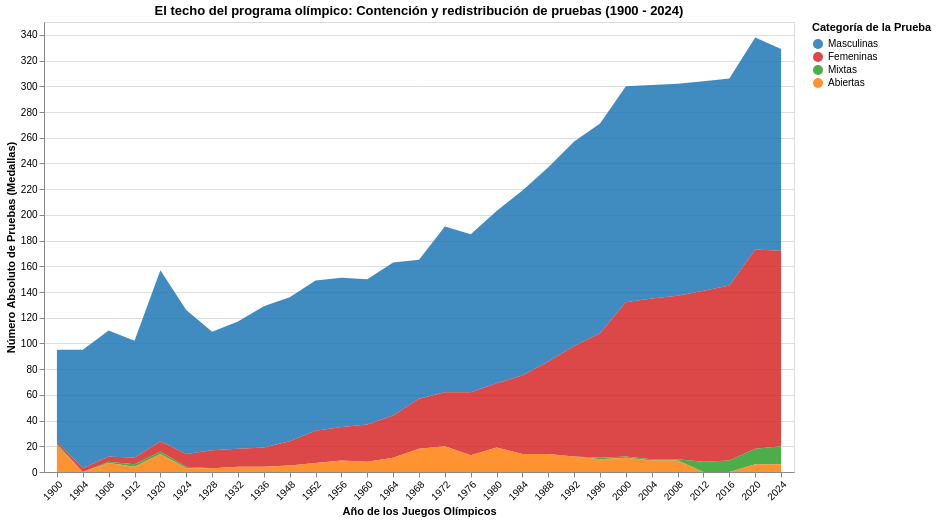

Notebook code for this chart:
### Code cell
import pandas as pd
import altair as alt

# 1. Cargar la base de datos
df = pd.read_excel('BASE DE DATOS.xlsx', sheet_name='Hoja1')

# 2. Procesar los datos (Agrupar por año y sumar pruebas)
df_agrupado = df.groupby('AÑO')[['N°PRUEBAS HOMBRES', 'N° PRUEBAS MUJERES', 'N° PRUEBAS MIXTAS', 'N° PRUEBAS ABIERTAS']].sum().reset_index()

# Transformar los datos a formato largo (melt)
df_largo = df_agrupado.melt(
    id_vars='AÑO',
    value_vars=['N°PRUEBAS HOMBRES', 'N° PRUEBAS MUJERES', 'N° PRUEBAS MIXTAS', 'N° PRUEBAS ABIERTAS'],
    var_name='Tipo de Prueba',
    value_name='Cantidad'
)

# Renombrar para que la leyenda se vea limpia
df_largo['Tipo de Prueba'] = df_largo['Tipo de Prueba'].map({
    'N°PRUEBAS HOMBRES': 'Masculinas',
    'N° PRUEBAS MUJERES': 'Femeninas',
    'N° PRUEBAS MIXTAS': 'Mixtas',
    'N° PRUEBAS ABIERTAS': 'Abiertas'
})

# 3. Visualización: Gráfico de Áreas Apiladas Absoluto
grafico = alt.Chart(df_largo).mark_area(opacity=0.85).encode(
    x=alt.X('AÑO:O', title='Año de los Juegos Olímpicos', axis=alt.Axis(labelAngle=-45)),
    # stack=True mantiene los valores absolutos, apilando las áreas una sobre otra
    y=alt.Y('Cantidad:Q', stack=True, title='Número Absoluto de Pruebas (Medallas)'),
    color=alt.Color('Tipo de Prueba:N',
                    scale=alt.Scale(domain=['Masculinas', 'Femeninas', 'Mixtas', 'Abiertas'],
                                    range=['#1f77b4', '#d62728', '#2ca02c', '#ff7f0e']),
                    title='Categoría de la Prueba'),
    tooltip=['AÑO', 'Tipo de Prueba', 'Cantidad']
).properties(
    title='El techo del programa olímpico: Contención y redistribución de pruebas (1900 - 2024)',
    width=750,
    height=450
)

# 4. Mostrar y Exportar
grafico.display()
grafico.save('vis_01.html')

### Figure 1 — Vega-Lite specification as saved in the notebook (floating-point values rounded to 4 significant figures)
{"config": {"view": {"continuousWidth": 300, "continuousHeight": 300}}, "data": {"name": "data-47c8e6dca83899dde2e00ba27984118b"}, "mark": {"type": "area", "opacity": 0.85}, "encoding": {"color": {"field": "Tipo de Prueba", "scale": {"domain": ["Masculinas", "Femeninas", "Mixtas", "Abiertas"], "range": ["#1f77b4", "#d62728", "#2ca02c", "#ff7f0e"]}, "title": "Categoría de la Prueba", "type": "nominal"}, "tooltip": [{"field": "AÑO", "type": "quantitative"}, {"field": "Tipo de Prueba", "type": "nominal"}, {"field": "Cantidad", "type": "quantitative"}], "x": {"axis": {"labelAngle": -45}, "field": "AÑO", "title": "Año de los Juegos Olímpicos", "type": "ordinal"}, "y": {"field": "Cantidad", "stack": true, "title": "Número Absoluto de Pruebas (Medallas)", "type": "quantitative"}}, "height": 450, "title": "El techo del programa olímpico: Contención y redistribución de pruebas (1900 - 2024)", "width": 750, "$schema": "https://vega.github.io/schema/vega-lite/v5.20.1.json", "datasets": {"data-47c8e6dca83899dde2e00ba27984118b": [{"AÑO": 1900, "Tipo de Prueba": "Masculinas", "Cantidad": 71}, {"AÑO": 1904, "Tipo de Prueba": "Masculinas", "Cantidad": 92}, {"AÑO": 1908, "Tipo de Prueba": "Masculinas", "Cantidad": 98}, {"AÑO": 1912, "Tipo de Prueba": "Masculinas", "Cantidad": 91}, {"AÑO": 1920, "Tipo de Prueba": "Masculinas", "Cantidad": 133}, {"AÑO": 1924, "Tipo de Prueba": "Masculinas", "Cantidad": 112}, {"AÑO": 1928, "Tipo de Prueba": "Masculinas", "Cantidad": 92}, {"AÑO": 1932, "Tipo de Prueba": "Masculinas", "Cantidad": 99}, {"AÑO": 1936, "Tipo de Prueba": "Masculinas", "Cantidad": 110}, {"AÑO": 1948, "Tipo de Prueba": "Masculinas", "Cantidad": 112}, {"AÑO": 1952, "Tipo de Prueba": "Masculinas", "Cantidad": 117}, {"AÑO": 1956, "Tipo de Prueba": "Masculinas", "Cantidad": 116}, {"AÑO": 1960, "Tipo de Prueba": "Masculinas", "Cantidad": 113}, {"AÑO": 1964, "Tipo de Prueba": "Masculinas", "Cantidad": 119}, {"AÑO": 1968, "Tipo de Prueba": "Masculinas", "Cantidad": 108}, {"AÑO": 1972, "Tipo de Prueba": "Masculinas", "Cantidad": 129}, {"AÑO": 1976, "Tipo de Prueba": "Masculinas", "Cantidad": 123}, {"AÑO": 1980, "Tipo de Prueba": "Masculinas", "Cantidad": 134}, {"AÑO": 1984, "Tipo de Prueba": "Masculinas", "Cantidad": 144}, {"AÑO": 1988, "Tipo de Prueba": "Masculinas", "Cantidad": 151}, {"AÑO": 1992, "Tipo de Prueba": "Masculinas", "Cantidad": 159}, {"AÑO": 1996, "Tipo de Prueba": "Masculinas", "Cantidad": 163}, {"AÑO": 2000, "Tipo de Prueba": "Masculinas", "Cantidad": 168}, {"AÑO": 2004, "Tipo de Prueba": "Masculinas", "Cantidad": 166}, {"AÑO": 2008, "Tipo de Prueba": "Masculinas", "Cantidad": 165}, {"AÑO": 2012, "Tipo de Prueba": "Masculinas", "Cantidad": 163}, {"AÑO": 2016, "Tipo de Prueba": "Masculinas", "Cantidad": 161}, {"AÑO": 2020, "Tipo de Prueba": "Masculinas", "Cantidad": 165}, {"AÑO": 2024, "Tipo de Prueba": "Masculinas", "Cantidad": 157}, {"AÑO": 1900, "Tipo de Prueba": "Femeninas", "Cantidad": 2}, {"AÑO": 1904, "Tipo de Prueba": "Femeninas", "Cantidad": 3}, {"AÑO": 1908, "Tipo de Prueba": "Femeninas", "Cantidad": 4}, {"AÑO": 1912, "Tipo de Prueba": "Femeninas", "Cantidad": 5}, {"AÑO": 1920, "Tipo de Prueba": "Femeninas", "Cantidad": 8}, {"AÑO": 1924, "Tipo de Prueba": "Femeninas", "Cantidad": 10}, {"AÑO": 1928, "Tipo de Prueba": "Femeninas", "Cantidad": 14}, {"AÑO": 1932, "Tipo de Prueba": "Femeninas", "Cantidad": 14}, {"AÑO": 1936, "Tipo de Prueba": "Femeninas", "Cantidad": 15}, {"AÑO": 1948, "Tipo de Prueba": "Femeninas", "Cantidad": 19}, {"AÑO": 1952, "Tipo de Prueba": "Femeninas", "Cantidad": 25}, {"AÑO": 1956, "Tipo de Prueba": "Femeninas", "Cantidad": 26}, {"AÑO": 1960, "Tipo de Prueba": "Femeninas", "Cantidad": 29}, {"AÑO": 1964, "Tipo de Prueba": "Femeninas", "Cantidad": 33}, {"AÑO": 1968, "Tipo de Prueba": "Femeninas", "Cantidad": 39}, {"AÑO": 1972, "Tipo de Prueba": "Femeninas", "Cantidad": 42}, {"AÑO": 1976, "Tipo de Prueba": "Femeninas", "Cantidad": 49}, {"AÑO": 1980, "Tipo de Prueba": "Femeninas", "Cantidad": 50}, {"AÑO": 1984, "Tipo de Prueba": "Femeninas", "Cantidad": 61}, {"AÑO": 1988, "Tipo de Prueba": "Femeninas", "Cantidad": 72}, {"AÑO": 1992, "Tipo de Prueba": "Femeninas", "Cantidad": 86}, {"AÑO": 1996, "Tipo de Prueba": "Femeninas", "Cantidad": 97}, {"AÑO": 2000, "Tipo de Prueba": "Femeninas", "Cantidad": 120}, {"AÑO": 2004, "Tipo de Prueba": "Femeninas", "Cantidad": 125}, {"AÑO": 2008, "Tipo de Prueba": "Femeninas", "Cantidad": 127}, {"AÑO": 2012, "Tipo de Prueba": "Femeninas", "Cantidad": 133}, {"AÑO": 2016, "Tipo de Prueba": "Femeninas", "Cantidad": 136}, {"AÑO": 2020, "Tipo de Prueba": "Femeninas", "Cantidad": 155}, {"AÑO": 2024, "Tipo de Prueba": "Femeninas", "Cantidad": 152}, {"AÑO": 1900, "Tipo de Prueba": "Mixtas", "Cantidad": 1}, {"AÑO": 1904, "Tipo de Prueba": "Mixtas", "Cantidad": 0}, {"AÑO": 1908, "Tipo de Prueba": "Mixtas", "Cantidad": 1}, {"AÑO": 1912, "Tipo de Prueba": "Mixtas", "Cantidad": 2}, {"AÑO": 1920, "Tipo de Prueba": "Mixtas", "Cantidad": 2}, {"AÑO": 1924, "Tipo de Prueba": "Mixtas", "Cantidad": 1}, {"AÑO": 1928, "Tipo de Prueba": "Mixtas", "Cantidad": 0}, {"AÑO": 1932, "Tipo de Prueba": "Mixtas", "Cantidad": 0}, {"AÑO": 1936, "Tipo de Prueba": "Mixtas", "Cantidad": 0}, {"AÑO": 1948, "Tipo de Prueba": "Mixtas", "Cantidad": 0}, {"AÑO": 1952, "Tipo de Prueba": "Mixtas", "Cantidad": 0}, {"AÑO": 1956, "Tipo de Prueba": "Mixtas", "Cantidad": 0}, {"AÑO": 1960, "Tipo de Prueba": "Mixtas", "Cantidad": 0}, {"AÑO": 1964, "Tipo de Prueba": "Mixtas", "Cantidad": 0}, {"AÑO": 1968, "Tipo de Prueba": "Mixtas", "Cantidad": 0}, {"AÑO": 1972, "Tipo de Prueba": "Mixtas", "Cantidad": 0}, {"AÑO": 1976, "Tipo de Prueba": "Mixtas", "Cantidad": 0}, {"AÑO": 1980, "Tipo de Prueba": "Mixtas", "Cantidad": 0}, {"AÑO": 1984, "Tipo de Prueba": "Mixtas", "Cantidad": 0}, {"AÑO": 1988, "Tipo de Prueba": "Mixtas", "Cantidad": 0}, {"AÑO": 1992, "Tipo de Prueba": "Mixtas", "Cantidad": 0}, {"AÑO": 1996, "Tipo de Prueba": "Mixtas", "Cantidad": 1}, {"AÑO": 2000, "Tipo de Prueba": "Mixtas", "Cantidad": 1}, {"AÑO": 2004, "Tipo de Prueba": "Mixtas", "Cantidad": 1}, {"AÑO": 2008, "Tipo de Prueba": "Mixtas", "Cantidad": 1}, {"AÑO": 2012, "Tipo de Prueba": "Mixtas", "Cantidad": 8}, {"AÑO": 2016, "Tipo de Prueba": "Mixtas", "Cantidad": 9}, {"AÑO": 2020, "Tipo de Prueba": "Mixtas", "Cantidad": 12}, {"AÑO": 2024, "Tipo de Prueba": "Mixtas", "Cantidad": 14}, {"AÑO": 1900, "Tipo de Prueba": "Abiertas", "Cantidad": 21}, {"AÑO": 1904, "Tipo de Prueba": "Abiertas", "Cantidad": 0}, {"AÑO": 1908, "Tipo de Prueba": "Abiertas", "Cantidad": 7}, {"AÑO": 1912, "Tipo de Prueba": "Abiertas", "Cantidad": 4}, {"AÑO": 1920, "Tipo de Prueba": "Abiertas", "Cantidad": 14}, {"AÑO": 1924, "Tipo de Prueba": "Abiertas", "Cantidad": 3}, {"AÑO": 1928, "Tipo de Prueba": "Abiertas", "Cantidad": 3}, {"AÑO": 1932, "Tipo de Prueba": "Abiertas", "Cantidad": 4}, {"AÑO": 1936, "Tipo de Prueba": "Abiertas", "Cantidad": 4}, {"AÑO": 1948, "Tipo de Prueba": "Abiertas", "Cantidad": 5}, {"AÑO": 1952, "Tipo de Prueba": "Abiertas", "Cantidad": 7}, {"AÑO": 1956, "Tipo de Prueba": "Abiertas", "Cantidad": 9}, {"AÑO": 1960, "Tipo de Prueba": "Abiertas", "Cantidad": 8}, {"AÑO": 1964, "Tipo de Prueba": "Abiertas", "Cantidad": 11}, {"AÑO": 1968, "Tipo de Prueba": "Abiertas", "Cantidad": 18}, {"AÑO": 1972, "Tipo de Prueba": "Abiertas", "Cantidad": 20}, {"AÑO": 1976, "Tipo de Prueba": "Abiertas", "Cantidad": 13}, {"AÑO": 1980, "Tipo de Prueba": "Abiertas", "Cantidad": 19}, {"AÑO": 1984, "Tipo de Prueba": "Abiertas", "Cantidad": 14}, {"AÑO": 1988, "Tipo de Prueba": "Abiertas", "Cantidad": 14}, {"AÑO": 1992, "Tipo de Prueba": "Abiertas", "Cantidad": 12}, {"AÑO": 1996, "Tipo de Prueba": "Abiertas", "Cantidad": 10}, {"AÑO": 2000, "Tipo de Prueba": "Abiertas", "Cantidad": 11}, {"AÑO": 2004, "Tipo de Prueba": "Abiertas", "Cantidad": 9}, {"AÑO": 2008, "Tipo de Prueba": "Abiertas", "Cantidad": 9}, {"AÑO": 2012, "Tipo de Prueba": "Abiertas", "Cantidad": 0}, {"AÑO": 2016, "Tipo de Prueba": "Abiertas", "Cantidad": 0}, {"AÑO": 2020, "Tipo de Prueba": "Abiertas", "Cantidad": 6}, {"AÑO": 2024, "Tipo de Prueba": "Abiertas", "Cantidad": 6}]}}
